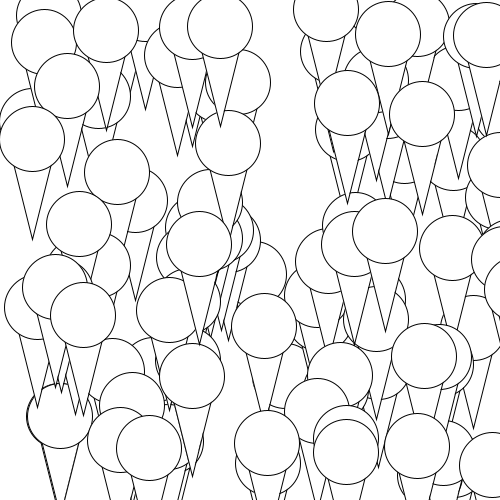
Frame 1 (no input)
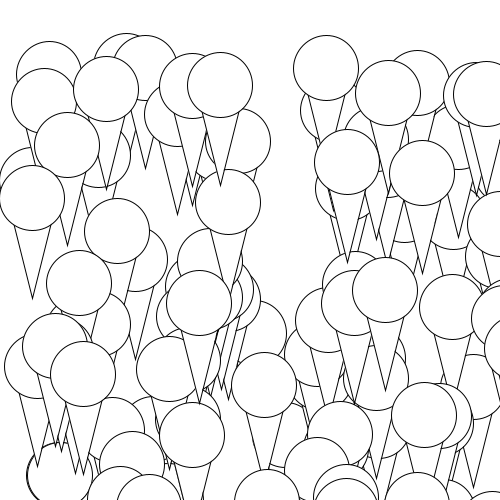
Frame 60 (the mouse pressed at the canvas centre just before this capture)
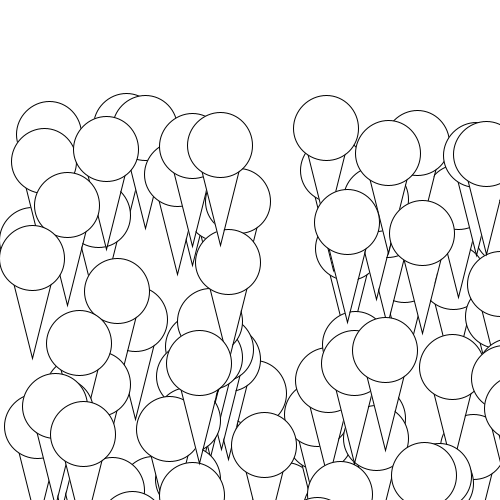
Frame 120 (the mouse held since frame 60 and released just before this capture)

The Processing sketch that drew these frames (run headless with seeded random() and noise(); from frame 60 on, the mouse is pressed at the canvas centre):

// Processing sketch: OOP_Icecream_ObjectArray
// ── OOP_Icecream_ObjectArray.pde

//from demo on OOP and arrays
//creates array of icecream objects with random x and y positions and fixed diameter of 65

//set up object array with global variable
Icecream[] icecreams= new Icecream[100];

void setup() {
  size (500, 500);
  //initialize objects by calling the constructor with a for loop
  for (int i=0; i<icecreams.length; i++){
    icecreams[i]= new Icecream(int(random(width)), int (random(height)), 65);
  }
}

void draw() {
  background(255);
  //call methods on the objects 
  //the for loop increments through each object in the array
  for(int i=0; i<icecreams.length; i++){
  icecreams[i].display(); 
  icecreams[i].fall();
  icecreams[i].grow();
  }
}
// ── Icecream.pde
class Icecream {
  //instance variables
  int x;
  int y;
  int diameter;

  //constructor
  Icecream(int tempX, int tempY, int tempDiameter) {
    x= tempX;
    y= tempY;
    diameter= tempDiameter;
  }

  void display() {
    triangle(x, y, x+50, y, x+25, y+100);
    ellipse(x+25, y, diameter, diameter);
  } 

  void fall() {
    if (y>height+100) {
      y=-100;
    } else {
      y++;
    }
  }
  
  
  void grow() {
    diameter=constrain(diameter, 0, width);
    if (keyPressed) {
      if (key== '1') {
        y++;
        x++;
        diameter++;
      } else if (key=='2') {
        y--;
        x--;
        diameter--;
      }
    }
  }
}
